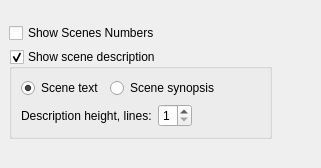
         <widget class="QWidget" name="navigatorPage">
          <layout class="QGridLayout" name="gridLayout_11">
           <property name="leftMargin">
            <number>0</number>
           </property>
           <property name="topMargin">
            <number>0</number>
           </property>
           <property name="rightMargin">
            <number>0</number>
           </property>
           <property name="bottomMargin">
            <number>0</number>
           </property>
           <property name="spacing">
            <number>0</number>
           </property>
           <item row="0" column="0">
            <widget class="QLabel" name="topRightEmptyLabel_3">
             <property name="text">
              <string/>
             </property>
            </widget>
           </item>
           <item row="1" column="0">
            <widget class="QWidget" name="navigatorPageWidget" native="true">
             <layout class="QGridLayout" name="gridLayout_5">
              <item row="0" column="0">
               <widget class="QCheckBox" name="showScenesNumbersInNavigator">
                <property name="text">
                 <string>Show Scenes Numbers</string>
                </property>
               </widget>
              </item>
              <item row="2" column="0">
               <spacer name="verticalSpacer_3">
                <property name="orientation">
                 <enum>Qt::Vertical</enum>
                </property>
                <property name="sizeHint" stdset="0">
                 <size>
                  <width>20</width>
                  <height>20</height>
                 </size>
                </property>
               </spacer>
              </item>
              <item row="1" column="0">
               <widget class="QGroupBox" name="showSceneDescription">
                <property name="sizePolicy">
                 <sizepolicy hsizetype="Fixed" vsizetype="Preferred">
                  <horstretch>0</horstretch>
                  <verstretch>0</verstretch>
                 </sizepolicy>
                </property>
                <property name="title">
                 <string>Show scene description</string>
                </property>
                <property name="checkable">
                 <bool>true</bool>
                </property>
                <layout class="QGridLayout" name="gridLayout_6">
                 <item row="0" column="0">
                  <layout class="QHBoxLayout" name="horizontalLayout_9">
                   <item>
                    <widget class="QRadioButton" name="sceneDescriptionIsSceneText">
                     <property name="text">
                      <string>Scene text</string>
                     </property>
                     <property name="checked">
                      <bool>true</bool>
                     </property>
                    </widget>
                   </item>
                   <item>
                    <widget class="QRadioButton" name="sceneDescriptionIsSceneSynopsis">
                     <property name="text">
                      <string>Scene synopsis</string>
                     </property>
                    </widget>
                   </item>
                   <item>
                    <spacer name="horizontalSpacer_19">
                     <property name="orientation">
                      <enum>Qt::Horizontal</enum>
                     </property>
                     <property name="sizeHint" stdset="0">
                      <size>
                       <width>40</width>
                       <height>20</height>
                      </size>
                     </property>
                    </spacer>
                   </item>
                  </layout>
                 </item>
                 <item row="1" column="0">
                  <layout class="QHBoxLayout" name="horizontalLayout_10">
                   <item>
                    <widget class="QLabel" name="label_30">
                     <property name="text">
                      <string>Description height, lines:</string>
                     </property>
                    </widget>
                   </item>
                   <item>
                    <widget class="QSpinBox" name="sceneDescriptionHeight">
                     <property name="minimum">
                      <number>1</number>
                     </property>
                     <property name="maximum">
                      <number>5</number>
                     </property>
                    </widget>
                   </item>
                   <item>
                    <spacer name="horizontalSpacer_21">
                     <property name="orientation">
                      <enum>Qt::Horizontal</enum>
                     </property>
                     <property name="sizeHint" stdset="0">
                      <size>
                       <width>40</width>
                       <height>20</height>
                      </size>
                     </property>
                    </spacer>
                   </item>
                  </layout>
                 </item>
                </layout>
               </widget>
              </item>
              <item row="0" column="1">
               <spacer name="horizontalSpacer_20">
                <property name="orientation">
                 <enum>Qt::Horizontal</enum>
                </property>
                <property name="sizeHint" stdset="0">
                 <size>
                  <width>40</width>
                  <height>20</height>
                 </size>
                </property>
               </spacer>
              </item>
             </layout>
            </widget>
           </item>
          </layout>
         </widget>
